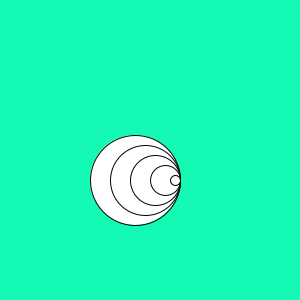
Frame 1 (no input)
Frame 60 (the mouse pressed at the canvas centre just before this capture): identical to frame 1, image omitted
Frame 120 (the mouse held since frame 60 and released just before this capture): identical to frame 1, image omitted

The Processing sketch that drew this single still picture (run headless with seeded random() and noise(); from frame 60 on, the mouse is pressed at the canvas centre):

// Processing sketch: H09_6
// ── H09_6.pde


void setup(){
size(300,300);
}

void draw(){
  background(20,250,180);
  int sizeC = 90;
  for(int i = 0; i < 5; i++){
    
   ellipse(180 - sizeC/2, 180, sizeC,sizeC);
   sizeC-= 20;
  }
  
}
